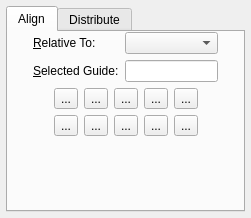
<ui version="4.0" >
 <class>AlignDistribute</class>
 <widget class="ScrPaletteBase" native="1" name="AlignDistribute" >
  <property name="enabled" >
   <bool>true</bool>
  </property>
  <property name="geometry" >
   <rect>
    <x>0</x>
    <y>0</y>
    <width>251</width>
    <height>218</height>
   </rect>
  </property>
  <property name="minimumSize" >
   <size>
    <width>0</width>
    <height>0</height>
   </size>
  </property>
  <layout class="QVBoxLayout" >
   <property name="margin" >
    <number>6</number>
   </property>
   <property name="spacing" >
    <number>5</number>
   </property>
   <item>
    <widget class="QTabWidget" name="tabWidget" >
     <property name="currentIndex" >
      <number>0</number>
     </property>
     <widget class="QWidget" name="tabAlign" >
      <attribute name="title" >
       <string>Align</string>
      </attribute>
      <layout class="QVBoxLayout" >
       <property name="margin" >
        <number>0</number>
       </property>
       <property name="spacing" >
        <number>6</number>
       </property>
       <item>
        <layout class="QHBoxLayout" >
         <property name="margin" >
          <number>0</number>
         </property>
         <property name="spacing" >
          <number>6</number>
         </property>
         <item>
          <spacer>
           <property name="orientation" >
            <enum>Qt::Horizontal</enum>
           </property>
           <property name="sizeType" >
            <enum>QSizePolicy::Expanding</enum>
           </property>
           <property name="sizeHint" >
            <size>
             <width>40</width>
             <height>20</height>
            </size>
           </property>
          </spacer>
         </item>
         <item>
          <layout class="QGridLayout" >
           <property name="margin" >
            <number>0</number>
           </property>
           <property name="spacing" >
            <number>6</number>
           </property>
           <item row="1" column="0" >
            <widget class="QLabel" name="alignGuideLabel" >
             <property name="text" >
              <string>&amp;Selected Guide:</string>
             </property>
             <property name="wordWrap" >
              <bool>false</bool>
             </property>
             <property name="buddy" >
              <cstring>alignGuideLineEdit</cstring>
             </property>
            </widget>
           </item>
           <item row="0" column="0" >
            <widget class="QLabel" name="alignRelativeToLabel" >
             <property name="text" >
              <string>&amp;Relative To:</string>
             </property>
             <property name="wordWrap" >
              <bool>false</bool>
             </property>
             <property name="buddy" >
              <cstring>alignRelativeToCombo</cstring>
             </property>
            </widget>
           </item>
           <item row="1" column="1" >
            <widget class="QLineEdit" name="alignGuideLineEdit" />
           </item>
           <item row="0" column="1" >
            <widget class="QComboBox" name="alignRelativeToCombo" />
           </item>
          </layout>
         </item>
         <item>
          <spacer>
           <property name="orientation" >
            <enum>Qt::Horizontal</enum>
           </property>
           <property name="sizeType" >
            <enum>QSizePolicy::Expanding</enum>
           </property>
           <property name="sizeHint" >
            <size>
             <width>40</width>
             <height>20</height>
            </size>
           </property>
          </spacer>
         </item>
        </layout>
       </item>
       <item>
        <layout class="QHBoxLayout" >
         <property name="margin" >
          <number>0</number>
         </property>
         <property name="spacing" >
          <number>6</number>
         </property>
         <item>
          <spacer>
           <property name="orientation" >
            <enum>Qt::Horizontal</enum>
           </property>
           <property name="sizeType" >
            <enum>QSizePolicy::Expanding</enum>
           </property>
           <property name="sizeHint" >
            <size>
             <width>40</width>
             <height>20</height>
            </size>
           </property>
          </spacer>
         </item>
         <item>
          <layout class="QGridLayout" >
           <property name="margin" >
            <number>0</number>
           </property>
           <property name="spacing" >
            <number>6</number>
           </property>
           <item row="1" column="3" >
            <widget class="QToolButton" name="alignBottomInToolButton" >
             <property name="text" >
              <string>...</string>
             </property>
            </widget>
           </item>
           <item row="1" column="1" >
            <widget class="QToolButton" name="alignTopInToolButton" >
             <property name="text" >
              <string>...</string>
             </property>
            </widget>
           </item>
           <item row="0" column="1" >
            <widget class="QToolButton" name="alignLeftInToolButton" >
             <property name="text" >
              <string>...</string>
             </property>
            </widget>
           </item>
           <item row="0" column="3" >
            <widget class="QToolButton" name="alignRightInToolButton" >
             <property name="text" >
              <string>...</string>
             </property>
            </widget>
           </item>
           <item row="1" column="4" >
            <widget class="QToolButton" name="alignBottomOutToolButton" >
             <property name="text" >
              <string>...</string>
             </property>
            </widget>
           </item>
           <item row="1" column="0" >
            <widget class="QToolButton" name="alignTopOutToolButton" >
             <property name="text" >
              <string>...</string>
             </property>
            </widget>
           </item>
           <item row="1" column="2" >
            <widget class="QToolButton" name="alignCenterVerToolButton" >
             <property name="text" >
              <string>...</string>
             </property>
            </widget>
           </item>
           <item row="0" column="0" >
            <widget class="QToolButton" name="alignLeftOutToolButton" >
             <property name="text" >
              <string>...</string>
             </property>
            </widget>
           </item>
           <item row="0" column="4" >
            <widget class="QToolButton" name="alignRightOutToolButton" >
             <property name="text" >
              <string>...</string>
             </property>
            </widget>
           </item>
           <item row="0" column="2" >
            <widget class="QToolButton" name="alignCenterHorToolButton" >
             <property name="text" >
              <string>...</string>
             </property>
            </widget>
           </item>
          </layout>
         </item>
         <item>
          <spacer>
           <property name="orientation" >
            <enum>Qt::Horizontal</enum>
           </property>
           <property name="sizeType" >
            <enum>QSizePolicy::Expanding</enum>
           </property>
           <property name="sizeHint" >
            <size>
             <width>40</width>
             <height>20</height>
            </size>
           </property>
          </spacer>
         </item>
        </layout>
       </item>
       <item>
        <spacer>
         <property name="orientation" >
          <enum>Qt::Vertical</enum>
         </property>
         <property name="sizeType" >
          <enum>QSizePolicy::Expanding</enum>
         </property>
         <property name="sizeHint" >
          <size>
           <width>20</width>
           <height>40</height>
          </size>
         </property>
        </spacer>
       </item>
      </layout>
     </widget>
     <widget class="QWidget" name="tabDistribute" >
      <attribute name="title" >
       <string>Distribute</string>
      </attribute>
      <layout class="QVBoxLayout" >
       <property name="margin" >
        <number>0</number>
       </property>
       <property name="spacing" >
        <number>6</number>
       </property>
       <item>
        <layout class="QHBoxLayout" >
         <property name="margin" >
          <number>0</number>
         </property>
         <property name="spacing" >
          <number>6</number>
         </property>
         <item>
          <spacer>
           <property name="orientation" >
            <enum>Qt::Horizontal</enum>
           </property>
           <property name="sizeType" >
            <enum>QSizePolicy::Expanding</enum>
           </property>
           <property name="sizeHint" >
            <size>
             <width>63</width>
             <height>20</height>
            </size>
           </property>
          </spacer>
         </item>
         <item>
          <layout class="QGridLayout" >
           <property name="margin" >
            <number>0</number>
           </property>
           <property name="spacing" >
            <number>6</number>
           </property>
           <item row="0" column="3" >
            <widget class="QToolButton" name="distributeDistHToolButton" >
             <property name="text" >
              <string>...</string>
             </property>
            </widget>
           </item>
           <item row="1" column="2" >
            <widget class="QToolButton" name="distributeTopToolButton" >
             <property name="text" >
              <string>...</string>
             </property>
            </widget>
           </item>
           <item row="1" column="1" >
            <widget class="QToolButton" name="distributeCenterVToolButton" >
             <property name="text" >
              <string>...</string>
             </property>
            </widget>
           </item>
           <item row="0" column="2" >
            <widget class="QToolButton" name="distributeRightToolButton" >
             <property name="text" >
              <string>...</string>
             </property>
            </widget>
           </item>
           <item row="3" column="0" >
            <widget class="QToolButton" name="toolButtonDummy1" >
             <property name="text" >
              <string>...</string>
             </property>
            </widget>
           </item>
           <item row="2" column="2" >
            <widget class="QToolButton" name="distributeAcrossMarginsToolButton" >
             <property name="enabled" >
              <bool>true</bool>
             </property>
             <property name="text" >
              <string>...</string>
             </property>
            </widget>
           </item>
           <item row="0" column="0" >
            <widget class="QToolButton" name="distributeLeftToolButton" >
             <property name="text" >
              <string>...</string>
             </property>
            </widget>
           </item>
           <item row="2" column="0" >
            <widget class="QToolButton" name="distributeAcrossPageToolButton" >
             <property name="enabled" >
              <bool>true</bool>
             </property>
             <property name="text" >
              <string>...</string>
             </property>
            </widget>
           </item>
           <item row="3" column="1" >
            <widget class="QToolButton" name="distributeDistValueHToolButton" >
             <property name="text" >
              <string>...</string>
             </property>
            </widget>
           </item>
           <item row="2" column="3" >
            <widget class="QToolButton" name="distributeDownMarginsToolButton" >
             <property name="enabled" >
              <bool>true</bool>
             </property>
             <property name="text" >
              <string>...</string>
             </property>
            </widget>
           </item>
           <item row="0" column="1" >
            <widget class="QToolButton" name="distributeCenterHToolButton" >
             <property name="text" >
              <string>...</string>
             </property>
            </widget>
           </item>
           <item row="3" column="3" >
            <widget class="QToolButton" name="toolButtonDummy2" >
             <property name="text" >
              <string>...</string>
             </property>
            </widget>
           </item>
           <item row="2" column="1" >
            <widget class="QToolButton" name="distributeDownPageToolButton" >
             <property name="enabled" >
              <bool>true</bool>
             </property>
             <property name="text" >
              <string>...</string>
             </property>
            </widget>
           </item>
           <item row="3" column="2" >
            <widget class="QToolButton" name="distributeDistValueVToolButton" >
             <property name="text" >
              <string>...</string>
             </property>
            </widget>
           </item>
           <item row="1" column="3" >
            <widget class="QToolButton" name="distributeDistVToolButton" >
             <property name="text" >
              <string>...</string>
             </property>
            </widget>
           </item>
           <item row="1" column="0" >
            <widget class="QToolButton" name="distributeBottomToolButton" >
             <property name="text" >
              <string>...</string>
             </property>
            </widget>
           </item>
          </layout>
         </item>
         <item>
          <spacer>
           <property name="orientation" >
            <enum>Qt::Horizontal</enum>
           </property>
           <property name="sizeType" >
            <enum>QSizePolicy::Expanding</enum>
           </property>
           <property name="sizeHint" >
            <size>
             <width>62</width>
             <height>20</height>
            </size>
           </property>
          </spacer>
         </item>
        </layout>
       </item>
       <item>
        <layout class="QHBoxLayout" >
         <property name="margin" >
          <number>0</number>
         </property>
         <property name="spacing" >
          <number>6</number>
         </property>
         <item>
          <spacer>
           <property name="orientation" >
            <enum>Qt::Horizontal</enum>
           </property>
           <property name="sizeType" >
            <enum>QSizePolicy::Expanding</enum>
           </property>
           <property name="sizeHint" >
            <size>
             <width>40</width>
             <height>20</height>
            </size>
           </property>
          </spacer>
         </item>
         <item>
          <layout class="QHBoxLayout" >
           <property name="margin" >
            <number>0</number>
           </property>
           <property name="spacing" >
            <number>6</number>
           </property>
           <item>
            <widget class="QLabel" name="distributeDistLabel" >
             <property name="text" >
              <string>&amp;Distance:</string>
             </property>
             <property name="wordWrap" >
              <bool>false</bool>
             </property>
             <property name="indent" >
              <number>-1</number>
             </property>
             <property name="buddy" >
              <cstring>distributeDistSpinBox</cstring>
             </property>
            </widget>
           </item>
           <item>
            <widget class="ScrSpinBox" name="distributeDistSpinBox" >
             <property name="minimumSize" >
              <size>
               <width>50</width>
               <height>24</height>
              </size>
             </property>
            </widget>
           </item>
          </layout>
         </item>
         <item>
          <spacer>
           <property name="orientation" >
            <enum>Qt::Horizontal</enum>
           </property>
           <property name="sizeType" >
            <enum>QSizePolicy::Expanding</enum>
           </property>
           <property name="sizeHint" >
            <size>
             <width>40</width>
             <height>20</height>
            </size>
           </property>
          </spacer>
         </item>
        </layout>
       </item>
       <item>
        <spacer>
         <property name="orientation" >
          <enum>Qt::Vertical</enum>
         </property>
         <property name="sizeType" >
          <enum>QSizePolicy::Expanding</enum>
         </property>
         <property name="sizeHint" >
          <size>
           <width>20</width>
           <height>16</height>
          </size>
         </property>
        </spacer>
       </item>
      </layout>
     </widget>
    </widget>
   </item>
  </layout>
 </widget>
 <layoutdefault spacing="6" margin="11" />
 <customwidgets>
  <customwidget>
   <class>ScrSpinBox</class>
   <extends>QDoubleSpinBox</extends>
   <header>scrspinbox.h</header>
  </customwidget>
  <customwidget>
   <class>ScrPaletteBase</class>
   <extends>QWidget</extends>
   <header>ui/scrpalettebase.h</header>
   <container>1</container>
  </customwidget>
 </customwidgets>
 <includes>
  <include location="local" >ui/scrpalettebase.h</include>
  <include location="local" >ui/scrpalettebase.h</include>
  <include location="local" >scrspinbox.h</include>
 </includes>
 <resources/>
 <connections/>
</ui>
